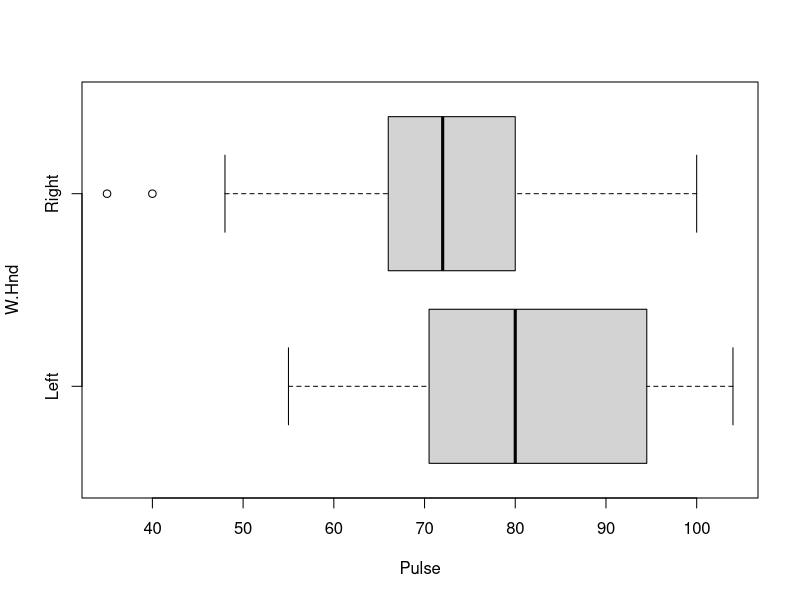
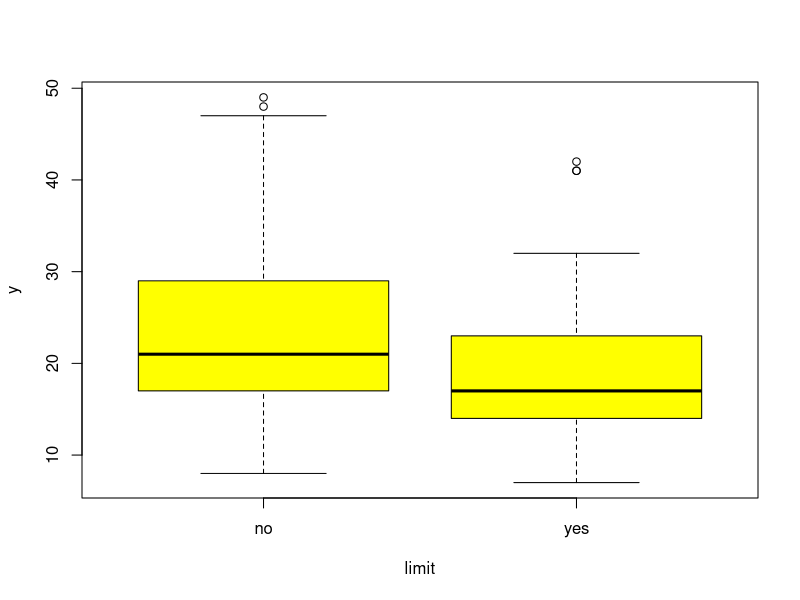
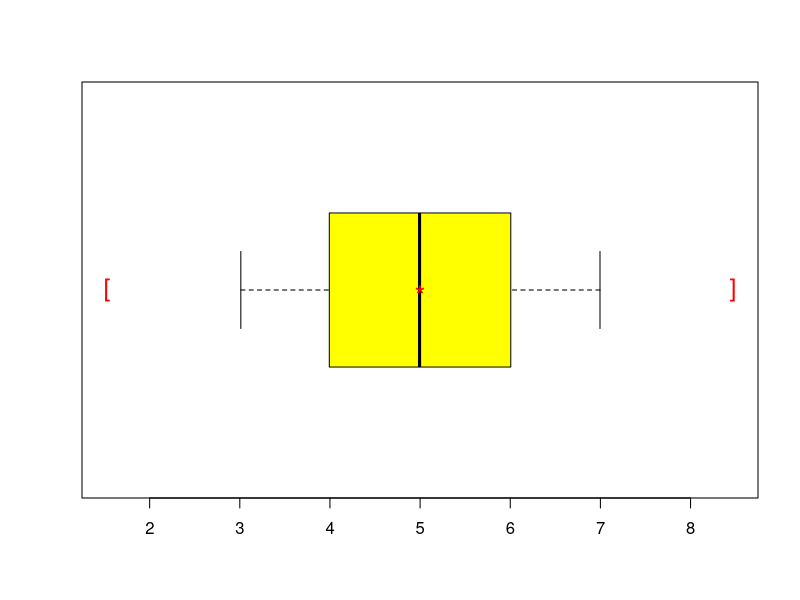
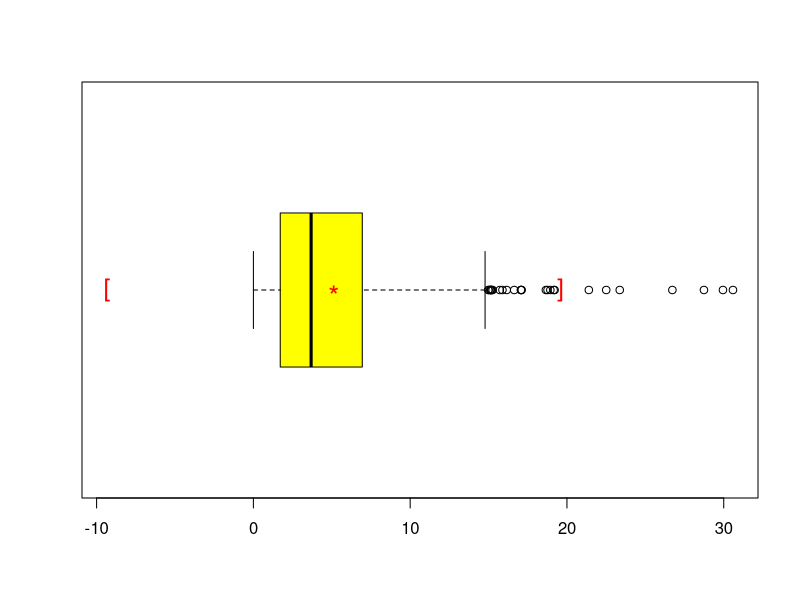
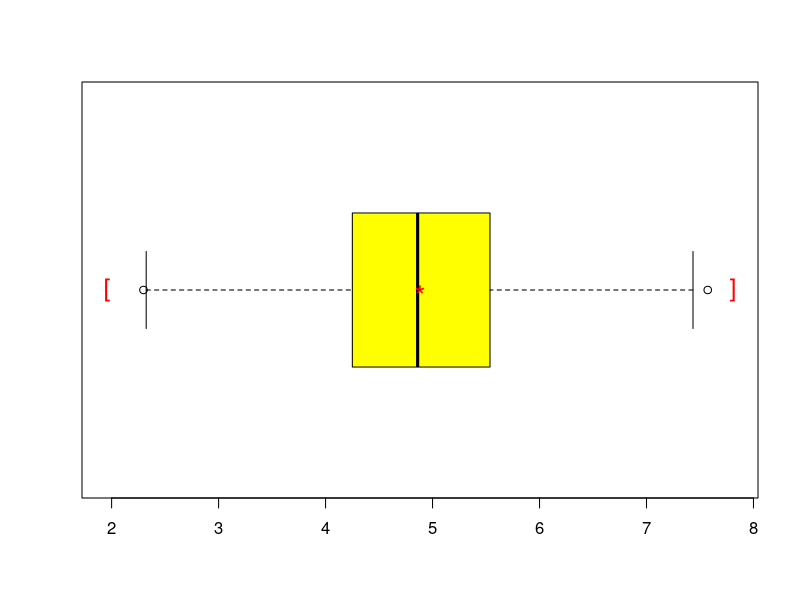
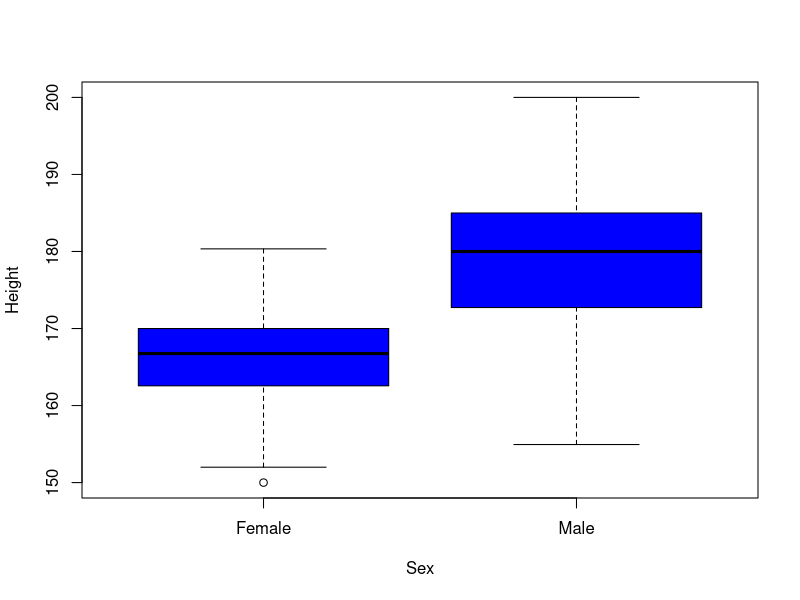
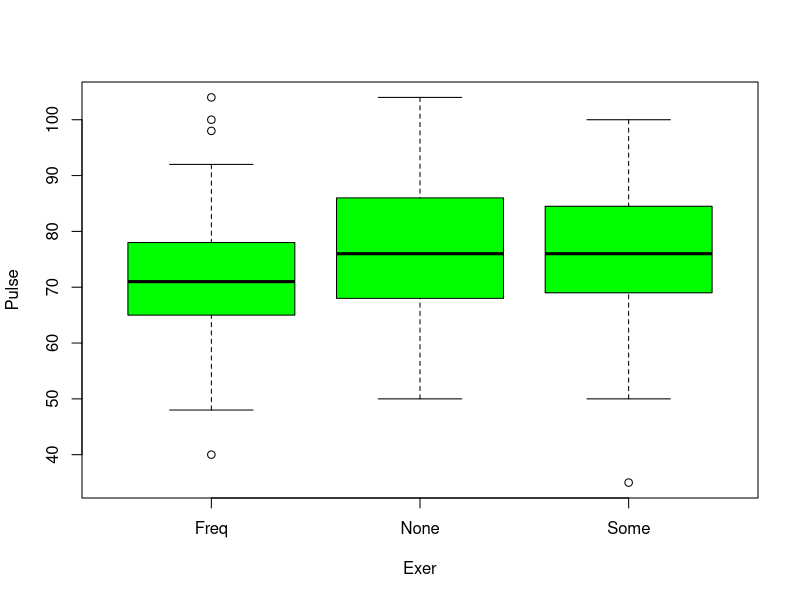
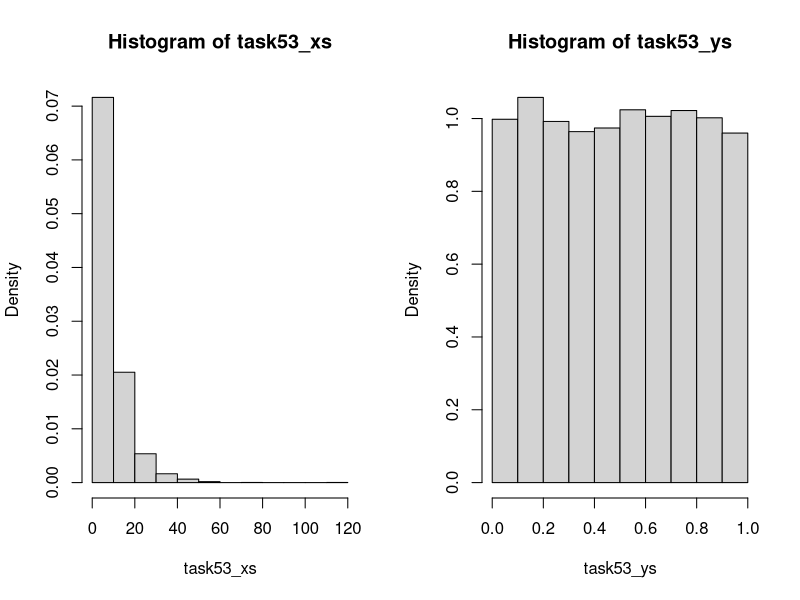

Reproduce these figures in R, in order.
library(MASS)
data(survey)
attach(survey)

# Task 46
task46_median_A <- median(Pulse, na.rm=T)
# solution: 72.5
task46_mean_A <- mean(Pulse, na.rm=T)
# solution: ~74.15
task46_sd_A <- sd(Pulse, na.rm=T)
# solution: 11.69
task46_median_B <- median(Pulse[Sex == "Female"], na.rm=T)
# solution: 75
task46_mean_B <- mean(Pulse[Sex == "Female"], na.rm=T)
# solution: ~75.13
task46_sd_B <- sd(Pulse[Sex == "Female"], na.rm=T)
# solution: 11.41
task46_median_C <- median(Pulse[Age < 26], na.rm=T)
# solution: 73.5
task46_mean_C <- mean(Pulse[Age < 26], na.rm=T)
# solution: ~74.64
task46_sd_C <- sd(Pulse[Age < 26], na.rm=T)
# solution: 11.82
task46_median_D <- median(Pulse[Exer == "Freq"], na.rm=T)
# solution: 71
task46_mean_D <- mean(Pulse[Exer == "Freq"], na.rm=T)
# solution: ~71.97
task46_sd_D <- sd(Pulse[Exer == "Freq"], na.rm=T)
# solution: 10.93
task46_median_E <- median(Pulse[Exer == "Freq" & Smoke == "Never"], na.rm=T)
# solution: 71.5
task46_mean_E <- mean(Pulse[Exer == "Freq" & Smoke == "Never"], na.rm=T)
# solution: ~71.41
task46_sd_E <- sd(Pulse[Exer == "Freq" & Smoke == "Never"], na.rm=T)
# solution: 11.22


# Task 47
task47_left <- c(
  median(Pulse[W.Hnd == "Left"], na.rm=T),
  mean(Pulse[W.Hnd == "Left"], na.rm=T),
  sd(Pulse[W.Hnd == "Left"], na.rm=T)
)
# solution: 80.00000 81.20000 15.74892
task47_right <- c(
  median(Pulse[W.Hnd == "Right"], na.rm=T),
  mean(Pulse[W.Hnd == "Right"], na.rm=T),
  sd(Pulse[W.Hnd == "Right"], na.rm=T)
)
# solution: 72.00000 73.57386 11.15989
boxplot(
  Pulse ~ W.Hnd,
  horizontal=T
)


attach(Traffic)


# Task 48
task48_yes <- c(
  median(y[limit == "yes"], na.rm=T),
  mean(y[limit == "yes"], na.rm=T),
  sd(y[limit == "yes"], na.rm=T)
)
# solution: 17.000000 18.913043  7.474937
task48_no <- c(
  median(y[limit == "no"], na.rm=T),
  mean(y[limit == "no"], na.rm=T),
  sd(y[limit == "no"], na.rm=T)
)
# solution: 21.000000 23.130435  9.157991
boxplot(
  y ~ limit,
  col="yellow"
)


# Task 49
task49_plot <- function(x) {
  i1 <- min(mean(x) - 3 * sd(x), min(x))
  i2 <- max(mean(x) + 3 * sd(x), max(x))
  boxplot(x,
    ylim = c(i1, i2),
    horizontal = T,
    col = "yellow"
  )
  points(
    mean(x),
    1,
    pch = "*",
    col = "red",
    cex = 1.7
  )
  points(
    mean(x) - 3 * sd(x),
    1,
    pch = "[",
    col = "red",
    cex = 1.5
  )
  points(
    mean(x) + 3 * sd(x),
    1,
    pch = "]",
    col = "red",
    cex = 1.5
  )
}
task49_A <- runif(500, min=3, max=7)
task49_plot(task49_A)
task49_B <- rexp(500, rate=1/5)
task49_plot(task49_B)
task49_C <- rnorm(500, 5, 1)
task49_plot(task49_C)


attach(survey)


# Task 50
task50_median_A <- median(Age, na.rm=T)
# solution: ~18.58
task50_mean_A <- mean(Age, na.rm=T)
# solution: ~20.37
task50_sd_A <- sd(Age, na.rm=T)
# solution: ~6.47
task50_median_B <- median(Age[Smoke != "Never"], na.rm=T)
# solution: ~18.92
task50_mean_B <- mean(Age[Smoke != "Never"], na.rm=T)
# solution: ~20.87
task50_sd_B <- sd(Age[Smoke != "Never"], na.rm=T)
# solution: ~5.70
task50_median_C <- median(Age[W.Hnd == "Right"], na.rm=T)
# solution: ~18.58
task50_mean_C <- mean(Age[W.Hnd == "Right"], na.rm=T)
# solution: ~20.53
task50_sd_C <- sd(Age[W.Hnd == "Right"], na.rm=T)
# solution: ~6.72
task50_median_D <- median(Age[Pulse > 69], na.rm=T)
# solution: ~18.42
task50_mean_D <- mean(Age[Pulse > 69], na.rm=T)
# solution: ~19.93
task50_sd_D <- sd(Age[Pulse > 69], na.rm=T)
# solution: ~4.82
task50_median_E <- median(Age[Exer == "None"], na.rm=T)
# solution: ~19.33
task50_mean_E <- mean(Age[Exer == "None"], na.rm=T)
# solution: ~21.48
task50_sd_E <- sd(Age[Exer == "None"], na.rm=T)
# solution: ~7.06


# Task 51
task51_men <- c(
  median(Height[Sex == "Male"], na.rm=T),
  mean(Height[Sex == "Male"], na.rm=T),
  sd(Height[Sex == "Male"], na.rm=T)
)
# solution: 180.000000 178.826038   8.380252
task51_women <- c(
  median(Height[Sex == "Female"], na.rm=T),
  mean(Height[Sex == "Female"], na.rm=T),
  sd(Height[Sex == "Female"], na.rm=T)
)
# solution: 166.750000 165.686667   6.151777
boxplot(
  Height ~ Sex,
  col = "blue"
)


# Task 52
task52_None <- c(
  median(Pulse[Exer == "None"], na.rm=T),
  mean(Pulse[Exer == "None"], na.rm=T),
  sd(Pulse[Exer == "None"], na.rm=T)
)
# solution: 76.00000 76.76471 14.14448
task52_Some <- c(
  median(Pulse[Exer == "Some"], na.rm=T),
  mean(Pulse[Exer == "Some"], na.rm=T),
  sd(Pulse[Exer == "Some"], na.rm=T)
)
# solution: 76.00000 76.18750 11.67069
task52_Freq <- c(
  median(Pulse[Exer == "Freq"], na.rm=T),
  mean(Pulse[Exer == "Freq"], na.rm=T),
  sd(Pulse[Exer == "Freq"], na.rm=T)
)
# solution: 71.00000 71.96842 10.92864
boxplot(
  Pulse ~ Exer,
  col = "green"
)


# Task 53
par(mfrow=c(1, 2))
task53_xs <- rexp(5000, rate=1/8)
hist(task53_xs, probability=T)
task53_ys <- 1 - exp(-1/8 * task53_xs)
hist(task53_ys, probability=T)

# Task 54
par(mfrow=c(1, 2))
task54_xs <- runif(5000, min=0, max=1)
hist(task54_xs, probability=T)
task54_ys <- (-1 / (1/8)) * log(1 - task54_xs)
hist(task54_ys, probability=T)
curve(
  dexp(x, rate=1/8),
  add=T,
  col="red",
  lwd=3
)
